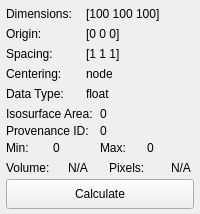
          <widget class="QWidget" name="info_bar_" native="true">
           <layout class="QVBoxLayout" name="verticalLayout_6">
            <property name="spacing">
             <number>0</number>
            </property>
            <property name="leftMargin">
             <number>6</number>
            </property>
            <property name="topMargin">
             <number>4</number>
            </property>
            <property name="rightMargin">
             <number>6</number>
            </property>
            <property name="bottomMargin">
             <number>4</number>
            </property>
            <item>
             <widget class="QWidget" name="dimensions_widget_" native="true">
              <property name="minimumSize">
               <size>
                <width>0</width>
                <height>20</height>
               </size>
              </property>
              <property name="maximumSize">
               <size>
                <width>16777215</width>
                <height>20</height>
               </size>
              </property>
              <layout class="QHBoxLayout" name="horizontalLayout_16">
               <property name="spacing">
                <number>0</number>
               </property>
               <property name="margin">
                <number>0</number>
               </property>
               <item>
                <widget class="QLabel" name="dimensions_label_">
                 <property name="maximumSize">
                  <size>
                   <width>80</width>
                   <height>16777215</height>
                  </size>
                 </property>
                 <property name="text">
                  <string>Dimensions:</string>
                 </property>
                </widget>
               </item>
               <item>
                <widget class="QLabel" name="dimensions_">
                 <property name="text">
                  <string>[100 100 100]</string>
                 </property>
                </widget>
               </item>
              </layout>
             </widget>
            </item>
            <item>
             <widget class="QWidget" name="origin_widget_" native="true">
              <property name="minimumSize">
               <size>
                <width>0</width>
                <height>20</height>
               </size>
              </property>
              <property name="maximumSize">
               <size>
                <width>16777215</width>
                <height>20</height>
               </size>
              </property>
              <layout class="QHBoxLayout" name="horizontalLayout_17">
               <property name="spacing">
                <number>0</number>
               </property>
               <property name="margin">
                <number>0</number>
               </property>
               <item>
                <widget class="QLabel" name="label_5">
                 <property name="maximumSize">
                  <size>
                   <width>80</width>
                   <height>16777215</height>
                  </size>
                 </property>
                 <property name="text">
                  <string>Origin:</string>
                 </property>
                </widget>
               </item>
               <item>
                <widget class="QLabel" name="origin_label_">
                 <property name="text">
                  <string>[0 0 0]</string>
                 </property>
                </widget>
               </item>
              </layout>
             </widget>
            </item>
            <item>
             <widget class="QWidget" name="spacing_widget_" native="true">
              <property name="minimumSize">
               <size>
                <width>0</width>
                <height>20</height>
               </size>
              </property>
              <property name="maximumSize">
               <size>
                <width>16777215</width>
                <height>20</height>
               </size>
              </property>
              <layout class="QHBoxLayout" name="horizontalLayout_18">
               <property name="spacing">
                <number>0</number>
               </property>
               <property name="margin">
                <number>0</number>
               </property>
               <item>
                <widget class="QLabel" name="label_7">
                 <property name="maximumSize">
                  <size>
                   <width>80</width>
                   <height>16777215</height>
                  </size>
                 </property>
                 <property name="text">
                  <string>Spacing:</string>
                 </property>
                </widget>
               </item>
               <item>
                <widget class="QLabel" name="spacing_label_">
                 <property name="text">
                  <string>[1 1 1]</string>
                 </property>
                </widget>
               </item>
              </layout>
             </widget>
            </item>
            <item>
             <widget class="QWidget" name="centering_widget_" native="true">
              <property name="minimumSize">
               <size>
                <width>0</width>
                <height>20</height>
               </size>
              </property>
              <property name="maximumSize">
               <size>
                <width>16777215</width>
                <height>20</height>
               </size>
              </property>
              <layout class="QHBoxLayout" name="horizontalLayout_23">
               <property name="spacing">
                <number>0</number>
               </property>
               <property name="margin">
                <number>0</number>
               </property>
               <item>
                <widget class="QLabel" name="label_10">
                 <property name="maximumSize">
                  <size>
                   <width>80</width>
                   <height>16777215</height>
                  </size>
                 </property>
                 <property name="text">
                  <string>Centering:</string>
                 </property>
                </widget>
               </item>
               <item>
                <widget class="QLabel" name="centering_label_">
                 <property name="text">
                  <string>node</string>
                 </property>
                </widget>
               </item>
              </layout>
             </widget>
            </item>
            <item>
             <widget class="QWidget" name="datainfo_widget_" native="true">
              <property name="minimumSize">
               <size>
                <width>0</width>
                <height>20</height>
               </size>
              </property>
              <layout class="QVBoxLayout" name="verticalLayout_11">
               <property name="spacing">
                <number>0</number>
               </property>
               <property name="margin">
                <number>0</number>
               </property>
               <item>
                <widget class="QWidget" name="data_type_widget_" native="true">
                 <property name="minimumSize">
                  <size>
                   <width>0</width>
                   <height>20</height>
                  </size>
                 </property>
                 <property name="maximumSize">
                  <size>
                   <width>16777215</width>
                   <height>20</height>
                  </size>
                 </property>
                 <layout class="QHBoxLayout" name="horizontalLayout_19">
                  <property name="spacing">
                   <number>0</number>
                  </property>
                  <property name="margin">
                   <number>0</number>
                  </property>
                  <item>
                   <widget class="QLabel" name="label_9">
                    <property name="maximumSize">
                     <size>
                      <width>80</width>
                      <height>16777215</height>
                     </size>
                    </property>
                    <property name="text">
                     <string>Data Type:</string>
                    </property>
                   </widget>
                  </item>
                  <item>
                   <widget class="QLabel" name="datatype_label_">
                    <property name="text">
                     <string>float</string>
                    </property>
                   </widget>
                  </item>
                 </layout>
                </widget>
               </item>
              </layout>
             </widget>
            </item>
            <item>
             <widget class="QWidget" name="isosurface_area_widget_" native="true">
              <property name="minimumSize">
               <size>
                <width>0</width>
                <height>20</height>
               </size>
              </property>
              <property name="maximumSize">
               <size>
                <width>16777215</width>
                <height>20</height>
               </size>
              </property>
              <layout class="QHBoxLayout" name="horizontalLayout_26">
               <property name="spacing">
                <number>0</number>
               </property>
               <property name="margin">
                <number>0</number>
               </property>
               <item>
                <widget class="QLabel" name="label_4">
                 <property name="maximumSize">
                  <size>
                   <width>100</width>
                   <height>16777215</height>
                  </size>
                 </property>
                 <property name="text">
                  <string>Isosurface Area:</string>
                 </property>
                </widget>
               </item>
               <item>
                <widget class="QLabel" name="isosurface_area_">
                 <property name="text">
                  <string>0</string>
                 </property>
                </widget>
               </item>
              </layout>
             </widget>
            </item>
            <item>
             <widget class="QWidget" name="widget_10" native="true">
              <layout class="QHBoxLayout" name="horizontalLayout_24">
               <property name="spacing">
                <number>0</number>
               </property>
               <property name="margin">
                <number>0</number>
               </property>
               <item>
                <widget class="QLabel" name="label_13">
                 <property name="maximumSize">
                  <size>
                   <width>100</width>
                   <height>16777215</height>
                  </size>
                 </property>
                 <property name="text">
                  <string>Provenance ID:</string>
                 </property>
                </widget>
               </item>
               <item>
                <widget class="QLabel" name="provenance_id_">
                 <property name="text">
                  <string>0</string>
                 </property>
                </widget>
               </item>
              </layout>
             </widget>
            </item>
            <item>
             <widget class="QWidget" name="min_max_widget_" native="true">
              <property name="minimumSize">
               <size>
                <width>0</width>
                <height>20</height>
               </size>
              </property>
              <property name="maximumSize">
               <size>
                <width>16777215</width>
                <height>20</height>
               </size>
              </property>
              <layout class="QHBoxLayout" name="horizontalLayout_20">
               <property name="spacing">
                <number>0</number>
               </property>
               <property name="margin">
                <number>0</number>
               </property>
               <item>
                <widget class="QLabel" name="label_11">
                 <property name="text">
                  <string>Min:</string>
                 </property>
                </widget>
               </item>
               <item>
                <widget class="QLabel" name="min_label_">
                 <property name="text">
                  <string>0</string>
                 </property>
                </widget>
               </item>
               <item>
                <widget class="QLabel" name="label_12">
                 <property name="text">
                  <string>Max:</string>
                 </property>
                </widget>
               </item>
               <item>
                <widget class="QLabel" name="max_label_">
                 <property name="text">
                  <string>0</string>
                 </property>
                </widget>
               </item>
              </layout>
             </widget>
            </item>
            <item>
             <widget class="QWidget" name="mask_volume_widget_" native="true">
              <layout class="QVBoxLayout" name="verticalLayout_16">
               <property name="spacing">
                <number>0</number>
               </property>
               <property name="margin">
                <number>0</number>
               </property>
               <item>
                <widget class="QWidget" name="widget_9" native="true">
                 <property name="minimumSize">
                  <size>
                   <width>0</width>
                   <height>20</height>
                  </size>
                 </property>
                 <layout class="QHBoxLayout" name="horizontalLayout_21" stretch="6,5">
                  <property name="spacing">
                   <number>0</number>
                  </property>
                  <property name="margin">
                   <number>0</number>
                  </property>
                  <item>
                   <widget class="QWidget" name="widget_6" native="true">
                    <layout class="QHBoxLayout" name="horizontalLayout_5">
                     <property name="spacing">
                      <number>0</number>
                     </property>
                     <property name="margin">
                      <number>0</number>
                     </property>
                     <item>
                      <widget class="QLabel" name="label_3">
                       <property name="minimumSize">
                        <size>
                         <width>62</width>
                         <height>0</height>
                        </size>
                       </property>
                       <property name="maximumSize">
                        <size>
                         <width>62</width>
                         <height>16777215</height>
                        </size>
                       </property>
                       <property name="text">
                        <string>Volume:</string>
                       </property>
                      </widget>
                     </item>
                     <item>
                      <widget class="QLabel" name="mask_volume_label_">
                       <property name="text">
                        <string>N/A</string>
                       </property>
                      </widget>
                     </item>
                    </layout>
                   </widget>
                  </item>
                  <item>
                   <widget class="QWidget" name="widget_5" native="true">
                    <layout class="QHBoxLayout" name="horizontalLayout_11">
                     <property name="spacing">
                      <number>0</number>
                     </property>
                     <property name="margin">
                      <number>0</number>
                     </property>
                     <item>
                      <widget class="QLabel" name="label_8">
                       <property name="minimumSize">
                        <size>
                         <width>62</width>
                         <height>0</height>
                        </size>
                       </property>
                       <property name="maximumSize">
                        <size>
                         <width>62</width>
                         <height>16777215</height>
                        </size>
                       </property>
                       <property name="text">
                        <string>Pixels:</string>
                       </property>
                      </widget>
                     </item>
                     <item>
                      <widget class="QLabel" name="mask_pixel_count_">
                       <property name="text">
                        <string>N/A</string>
                       </property>
                      </widget>
                     </item>
                    </layout>
                   </widget>
                  </item>
                 </layout>
                </widget>
               </item>
               <item>
                <widget class="QWidget" name="widget_8" native="true">
                 <property name="minimumSize">
                  <size>
                   <width>0</width>
                   <height>32</height>
                  </size>
                 </property>
                 <layout class="QHBoxLayout" name="horizontalLayout_10">
                  <property name="spacing">
                   <number>0</number>
                  </property>
                  <property name="margin">
                   <number>0</number>
                  </property>
                  <item>
                   <widget class="QPushButton" name="calculate_volume_button_">
                    <property name="minimumSize">
                     <size>
                      <width>0</width>
                      <height>30</height>
                     </size>
                    </property>
                    <property name="toolTip">
                     <string>Calculate the volume in world space and index space</string>
                    </property>
                    <property name="text">
                     <string>Calculate</string>
                    </property>
                   </widget>
                  </item>
                 </layout>
                </widget>
               </item>
              </layout>
             </widget>
            </item>
           </layout>
          </widget>
